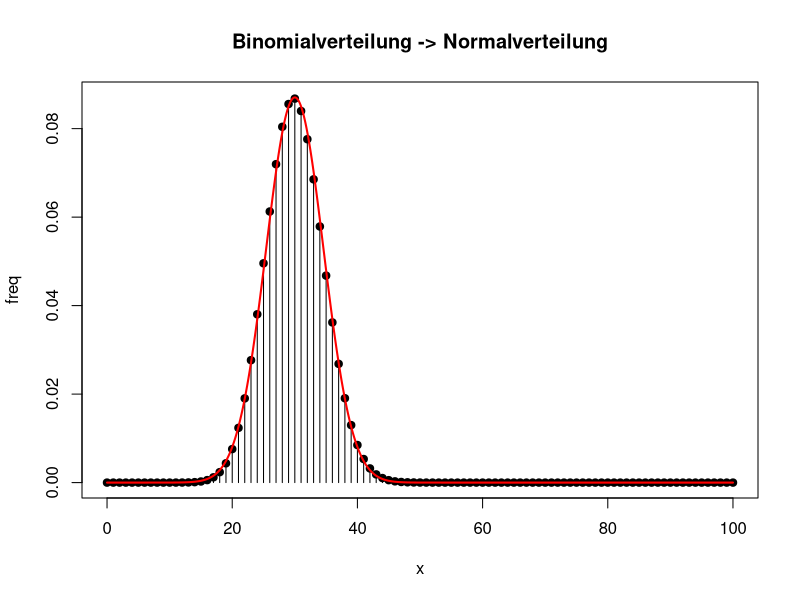

This chart was generated by the following R code:
n <- 100
p <- 0.3
(n*p*(1-p))>9
x    <- 0:n
freq <- dbinom(0:n, n, p)
plot(x, freq, type="h", ylim=c(0,1/sqrt(2*pi*n*p*(1-p))),
		 main="Binomialverteilung -> Normalverteilung")
points(x, freq, pch=19)
xn   <- seq(0, n, by=0.1)
norm <- dnorm(xn, mean=n*p, sd=sqrt(n*p*(1-p)))
lines(xn, norm, col="red", lwd=2)
